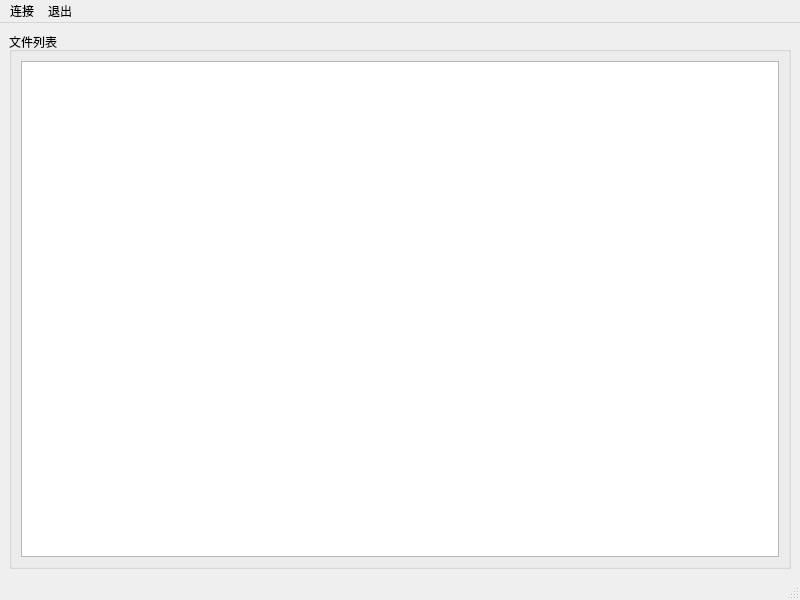
<?xml version="1.0" encoding="UTF-8"?>
<ui version="4.0">
 <class>MainWindow</class>
 <widget class="QMainWindow" name="MainWindow">
  <property name="geometry">
   <rect>
    <x>0</x>
    <y>0</y>
    <width>800</width>
    <height>600</height>
   </rect>
  </property>
  <property name="windowTitle">
   <string>FTP客户端</string>
  </property>
  <widget class="QWidget" name="centralwidget">
   <layout class="QGridLayout" name="gridLayout_2">
    <item row="0" column="0">
     <widget class="QGroupBox" name="groupBox">
      <property name="title">
       <string>文件列表</string>
      </property>
      <layout class="QGridLayout" name="gridLayout">
       <item row="0" column="0">
        <widget class="QTableWidget" name="list_file"/>
       </item>
      </layout>
     </widget>
    </item>
   </layout>
  </widget>
  <widget class="QMenuBar" name="menubar">
   <property name="geometry">
    <rect>
     <x>0</x>
     <y>0</y>
     <width>800</width>
     <height>21</height>
    </rect>
   </property>
   <widget class="QMenu" name="menu_connect">
    <property name="title">
     <string>连接</string>
    </property>
    <addaction name="action_connect"/>
   </widget>
   <widget class="QMenu" name="menu_exit">
    <property name="title">
     <string>退出</string>
    </property>
    <addaction name="action_exit"/>
   </widget>
   <addaction name="menu_connect"/>
   <addaction name="menu_exit"/>
  </widget>
  <widget class="QStatusBar" name="statusbar"/>
  <action name="action_exit">
   <property name="text">
    <string>退出</string>
   </property>
  </action>
  <action name="action_connect">
   <property name="text">
    <string>连接</string>
   </property>
  </action>
 </widget>
 <resources/>
 <connections/>
</ui>
